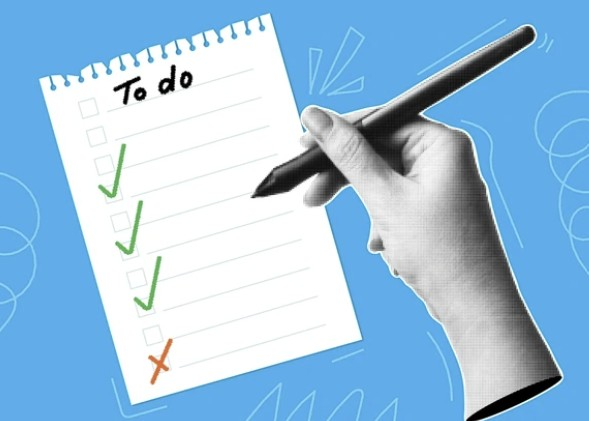
#> input picture werbung/loom_video/photos/checkboxes.jpg, 589 x 421 px, given in place of me.jpg, which was not available
$ python make_bubble.py
#> lines starting #> are read from the running program, lines starting #| are printed output that depends on the picture; pictures that were not available may be replaced by others from this repository, and a replacement may not be noted
from PIL import Image, ImageDraw

src_path = r"C:\users\ASUS Zenbook\Desktop\me.jpg"
out_path = r"C:\Claude\Franz\MyTM\loom_video\webcam_bubble.png"

SIZE = 320
RING = 8
CANVAS = SIZE + RING * 2

img = Image.open(src_path).convert("RGB")
#> img is the input picture: PIL image 589x421 RGB; mean R, G, B 155.3, 193.6, 223.4

w, h = img.size
#> w = 589; h = 421
side = min(w, h)
#> side = 421
left = (w - side) // 2
#> left = 84
top = (h - side) // 2
#> top = 0
img = img.crop((left, top, left + side, top + side))
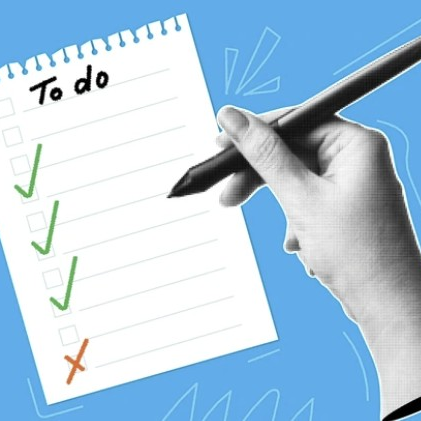
#> img: PIL image 421x421 RGB; mean R, G, B 174.5, 202.3, 223.1
img = img.resize((SIZE, SIZE), Image.LANCZOS)
#> img: PIL image 320x320 RGB

mask = Image.new("L", (SIZE, SIZE), 0)
#> mask: PIL image 320x320 L; every value is 0
draw = ImageDraw.Draw(mask)
draw.ellipse((0, 0, SIZE, SIZE), fill=255)

circle_img = Image.new("RGBA", (SIZE, SIZE), (0, 0, 0, 0))
#> circle_img: PIL image 320x320 RGBA; every value is 0
circle_img.paste(img, (0, 0), mask)
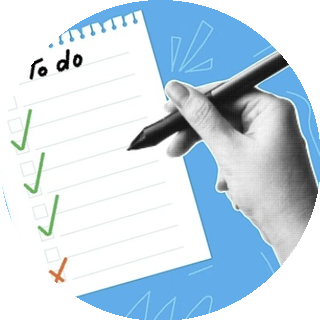
#> circle_img: PIL image 320x320 RGBA; mean R, G, B, A 146.7, 163.8, 176.2, 201.3; transparent parts drawn white

canvas = Image.new("RGBA", (CANVAS, CANVAS), (0, 0, 0, 0))
#> canvas: PIL image 336x336 RGBA; every value is 0
ring_draw = ImageDraw.Draw(canvas)
ring_draw.ellipse((0, 0, CANVAS, CANVAS), fill=(255, 255, 255, 255))
canvas.paste(circle_img, (RING, RING), circle_img)
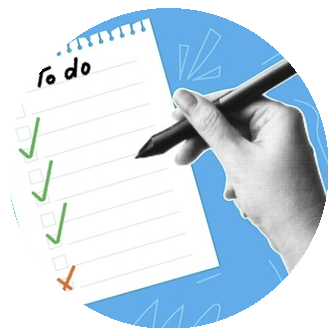
#> canvas: PIL image 336x336 RGBA; mean R, G, B, A 151.8, 167.3, 178.5, 201.2; transparent parts drawn white

canvas.save(out_path)
print("saved", out_path, canvas.size)
#| saved C:\Claude\Franz\MyTM\loom_video\webcam_bubble.png (336, 336)

$ run again, on werbung/loom_video/photos/liste-kalender.jpg
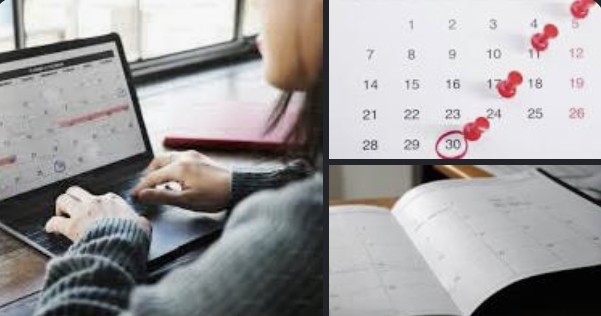
#> input picture werbung/loom_video/photos/liste-kalender.jpg, 601 x 316 px, given in place of me.jpg, which was not available
#> img is the input picture: PIL image 601x316 RGB; mean R, G, B 160.5, 157.9, 158.6
#> mask: PIL image 320x320 L; every value is 0
#> `circle_img.paste(img, (0, 0), mask)`:
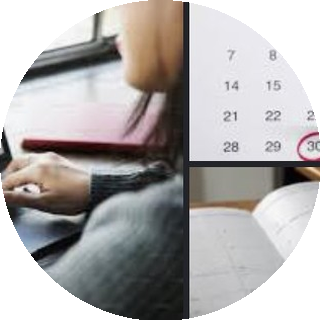
#> circle_img: PIL image 320x320 RGBA; mean R, G, B, A 122.3, 119.2, 118.7, 201.3; transparent parts drawn white
#> `canvas.paste(circle_img, (RING, RING), circle_img)`:
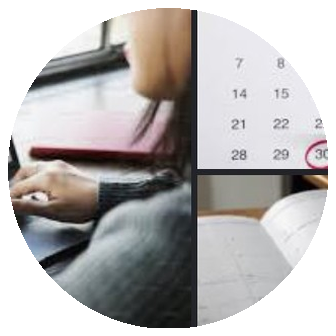
#> canvas: PIL image 336x336 RGBA; mean R, G, B, A 129.6, 126.8, 126.3, 201.2; transparent parts drawn white
#| saved C:\Claude\Franz\MyTM\loom_video\webcam_bubble.png (336, 336)
